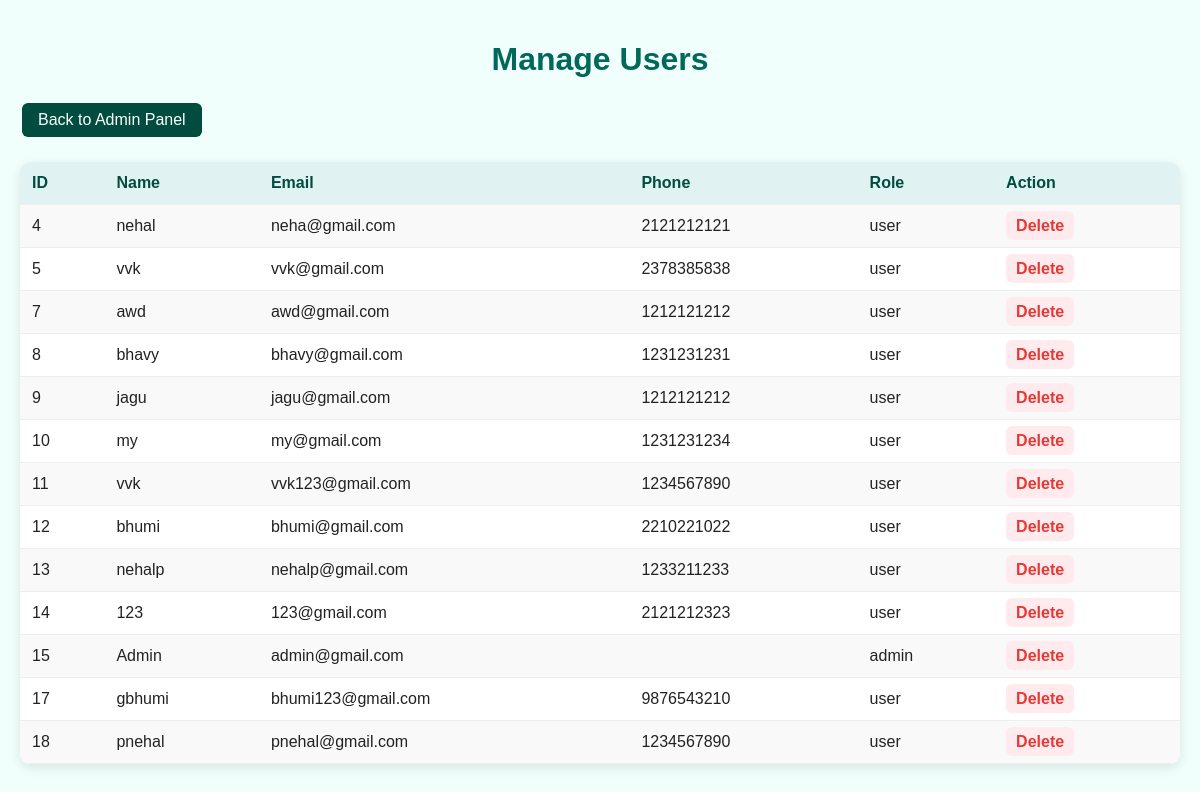
The app's page /backend/admin/manage_users.php (signed in) with its own data.
### tables this page shows
CREATE TABLE `users` (
  `id` int(11) NOT NULL,
  `name` varchar(100) NOT NULL,
  `email` varchar(100) NOT NULL,
  `phone` varchar(15) NOT NULL,
  `location` varchar(100) DEFAULT NULL,
  `pincode` varchar(10) DEFAULT NULL,
  `password` varchar(255) NOT NULL,
  `role` enum('user','admin') DEFAULT 'user',
  `created_at` timestamp NOT NULL DEFAULT current_timestamp()
);

### backend/admin/manage_users.php (the view, shortened to what this page needs)
<?php
include '../db.php';
$users = $conn->query("SELECT * FROM users");
?>
<!DOCTYPE html>
<html lang="en">
<head>
</head>
<body>
<h1>Manage Users</h1>
<a class="button" href="../../admin.php">Back to Admin Panel</a>
<table>
<tr>
<th>ID</th>
<th>Name</th>
<th>Email</th>
<th>Phone</th>
<th>Role</th>
<th>Action</th>
</tr>
<?php while($u = $users->fetch_assoc()): ?>
<tr>
<td><?php echo $u['id']; ?></td>
<td><?php echo htmlspecialchars($u['name']); ?></td>
<td><?php echo htmlspecialchars($u['email']); ?></td>
<td><?php echo htmlspecialchars($u['phone']); ?></td>
<td><?php echo htmlspecialchars($u['role']); ?></td>
<td>
    <a class="delete-link" href="delete_user.php?id=<?php echo $u['id']; ?>" onclick="return confirm('Delete user?')">Delete</a>
</td>
</tr>
<?php endwhile; ?>
</table>
</body>
</html>

### backend/admin/manage_users.php (style rules this page uses)
body { font-family: Arial, sans-serif; background: #f0fffb; margin: 0; padding: 20px; color: #222; }
h1 { text-align: center; color: #00695c; margin-bottom: 20px; }
a.button { display: inline-block; background: #004d40; color: #fff; padding: 8px 16px; margin: 5px 2px; text-decoration: none; border-radius: 6px; }
table { width: 100%; border-collapse: collapse; margin-top: 20px; background: #fff; border-radius: 10px; overflow: hidden; box-shadow: 0 4px 12px rgba(0,0,0,0.1); }
th, td { padding: 12px; text-align: left; border-bottom: 1px solid #eee; }
th { background: #e0f2f1; color: #004d40; }
tr:nth-child(even) { background: #f9f9f9; }
a.delete-link { color: #e53935; text-decoration: none; font-weight: 600; background: #ffebee; padding: 6px 10px; border-radius: 6px; }

### records on screen
users: id "4", name "nehal", email "neha@gmail.com", phone "2121212121", role "user"
users: id "5", name "vvk", email "vvk@gmail.com", phone "2378385838", role "user"
users: id "7", name "awd", email "awd@gmail.com", phone "1212121212", role "user"
users: id "8", name "bhavy", email "bhavy@gmail.com", phone "1231231231", role "user"
users: id "9", name "jagu", email "jagu@gmail.com", phone "1212121212", role "user"
users: id "10", name "my", email "my@gmail.com", phone "1231231234", role "user"
users: id "11", name "vvk", email "vvk123@gmail.com", phone "1234567890", role "user"
users: id "12", name "bhumi", email "bhumi@gmail.com", phone "2210221022", role "user"
users: id "13", name "nehalp", email "nehalp@gmail.com", phone "1233211233", role "user"
users: id "14", name "123", email "123@gmail.com", phone "2121212323", role "user"
users: id "15", name "Admin", email "admin@gmail.com", role "admin"
users: id "17", name "gbhumi", email "bhumi123@gmail.com", phone "9876543210", role "user"
users: id "18", name "pnehal", email "pnehal@gmail.com", phone "1234567890", role "user"
